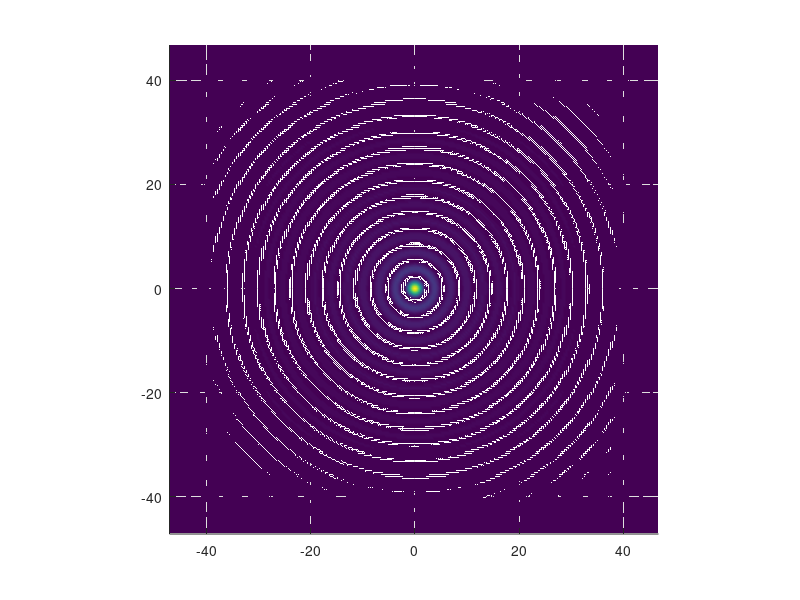
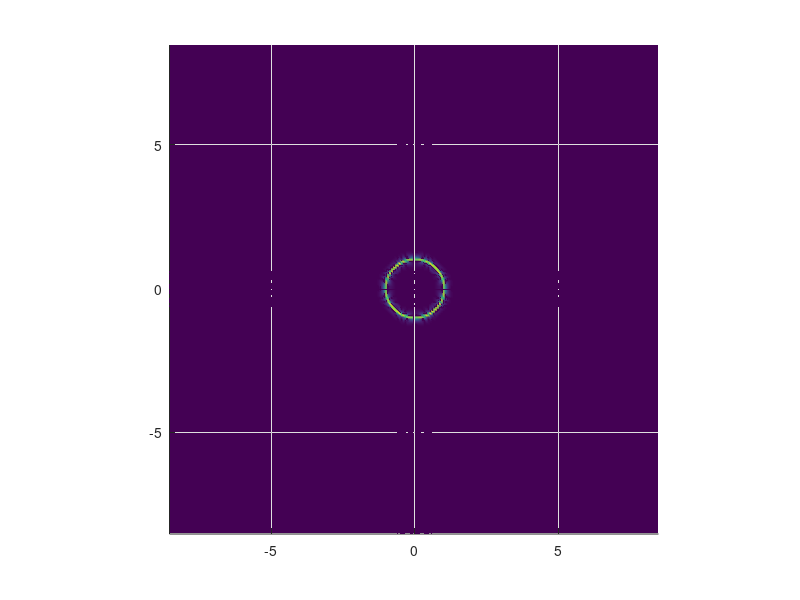

These charts were generated, in order, by the following MATLAB code: (Note: this script raises an error after producing the figures.)
clear all; format long; clc;             % 2D-Helmholtz Equation
k=2*pi;
lambda = 2.*pi./k;
% Nx=256*1; Lx=30; x=(Lx/Nx)*(-Nx/2:Nx/2-1)'; dx=x(2)-x(1); % x-grid
% Ny=256*1; Ly=30; y=(Ly/Ny)*(-Ny/2:Ny/2-1)'; dy=y(2)-y(1); % y-grid
Nx=256*1; Lx=30.*pi.*lambda; x=(Lx/Nx)*(-Nx/2:Nx/2-1)'; dx=x(2)-x(1); % x-grid
Ny=Nx; Ly=Lx; y=(Ly/Ny)*(-Ny/2:Ny/2-1)'; dy=y(2)-y(1); % y-grid
kx=(2*pi/Lx)*[0:Nx/2-1 -Nx/2:-1]'; % kx-grid
ky=(2*pi/Ly)*[0:Ny/2-1 -Ny/2:-1]'; % ky-grid
[X,Y]=meshgrid(x,y); [KX,KY]=meshgrid(kx,ky);

w=40;  u00=exp(-(X/w).^8-(Y/w).^8); % Beam at z=0
kz = 6.2;
kr = sqrt(k.^2-kz.^2);
r = sqrt(X.^2 + Y.^2);
zz = kr.*r;
Bes = besselj(0,zz);
u0 = u00 .* Bes;

figure(1); surf(X,Y,abs(u0).^2); shading interp; view([0 90]);
axis square; axis tight;  % initial intensity at z=0
figure(2); surf(KX,KY,abs(fft2(u0))); shading interp; view([0 90]);
axis square; axis tight;  % Initial spectrum at z=0

S=100; zmax=lambda*50 ; z=linspace(0,zmax,S);
% S=100; zmax=10; z=linspace(0,zmax,S);

% Widths
[fwhm_u0, fwhmy_u0, w_numerical_u0] = calculate_beam_fwhm(u0,y);

w=fwhmy_u0;  gaussian=exp(-(X/w).^2-(Y/w).^2); % G.Beam at z=0

for m=1:S   % Solution of Helmholtz equation
    m
    u1=ifft2(fft2(u0).*exp(1i*z(m)*sqrt(k^2-KX.^2-KY.^2)));
    field(m,:,:)=u1;
    gaussian_1=ifft2(fft2(gaussian).*exp(1i*z(m)*sqrt(k^2-KX.^2-KY.^2)));
    field(m,:,:)=gaussian_1;
end
figure(3); surf(X,Y,abs(u1).^2); shading interp;  view([0 90]);
axis square; axis tight; % Final intensity at z=zmax
% figure(4); surf(KX,KY,abs(fft2(u1))); shading interp; view([0 90]);
% axis square; axis tight;  % Final spectrum at z=zmax

figure(7); surf(X,Y,abs(gaussian_1).^2); shading interp; view([0 90]);
axis square; axis tight; % Final intensity at z=zmax
% figure(8); surf(KX,KY,abs(fft2(gaussian_1))); shading interp; view([0 90]);
% axis square; axis tight;  % Final spectrum at z=zmax


figure(10); surf(X,Y,abs(gaussian).^2); shading interp; view([0 90]);
axis square; axis tight; % intensity at z=0
figure(11); surf(X,Y,abs(u0).^2); shading interp; view([0 90]);
axis square; axis tight; % intensity at z=0

% Note: Outside the +/- (2*pi) in the fourier spectrum, we have 
% evansecent waves. If the beam's width becomes compare to thewavelength
% (1 micron here) then you do have evanescent waves

function [fwhm, fwhmy, w_numerical] = calculate_beam_fwhm(u1,y)
            % Find the index of the maximum absolute value in u1
            [max_u1, max_u1_index] = max(abs(u1(:)));
            % Convert the index to row and column subscripts
            [max_u1_row, max_u1_col] = ind2sub(size(u1), max_u1_index);
            % Find the y-value corresponding to the maximum absolute value in u1
            u1_zR = u1(max_u1_col,:);  
%             % Find the x-value corresponding to the maximum absolute value in u1
%             u1_zR = u1(:,max_u1_col);  
            data = abs(u1_zR).^2;
             % Find the half max value.
            halfMax = (min(data) + max(data)) / 2;
            % Find where the data first drops below half the max.
            index1 = find(data >= halfMax, 1, 'first');
            % Find where the data last rises above half the max.
            index2 = find(data >= halfMax, 1, 'last');
            fwhm = index2-index1 + 1; % FWHM in indexes.
            % if you have an y vector
            fwhmy = y(index2) - y(index1);  
            w_numerical= fwhmy./sqrt(2*log(2)) ;
            figure; plot(y,data.^2); axis square;
end